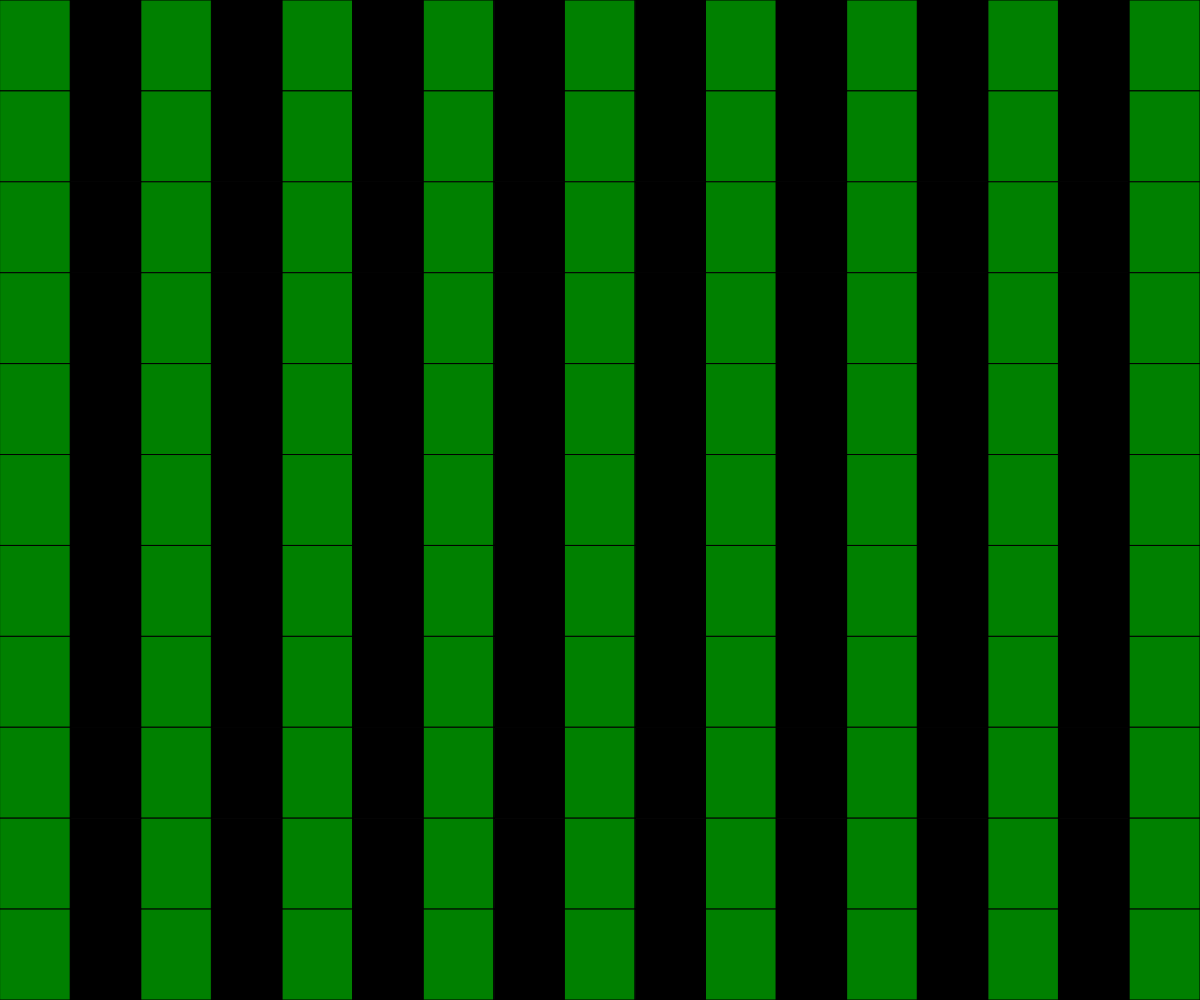
Frame 1 (no input)
Frame 60 (no input): identical to frame 1, image omitted
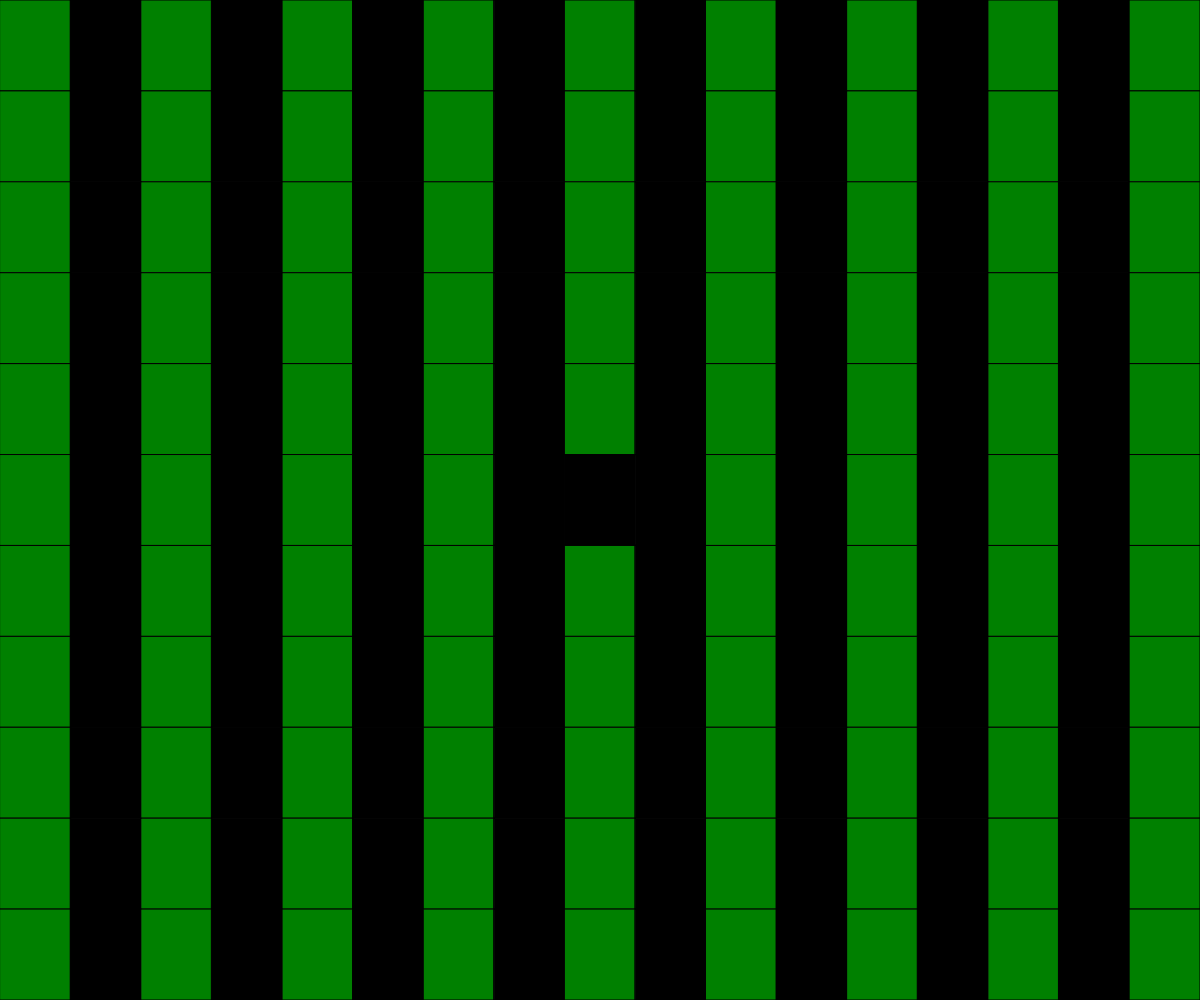
Frame 120 (the mouse pressed at the canvas centre since frame 60)

The p5.js sketch that drew these frames (run headless with seeded random() and noise() and a simulated clock; from frame 60 on, the mouse is pressed at the canvas centre):

// p5.js sketch
// ── sketch.js
// Basic grid demo
// Will

let grid = [[1, 0, 1, 0, 1, 0, 1, 0, 1, 0, 1, 0, 1, 0, 1, 0, 1], [1, 0, 1, 0, 1, 0, 1, 0, 1, 0, 1, 0, 1, 0, 1, 0, 1], [1, 0, 1, 0, 1, 0, 1, 0, 1, 0, 1, 0, 1, 0, 1, 0, 1], [1, 0, 1, 0, 1, 0, 1, 0, 1, 0, 1, 0, 1, 0, 1, 0, 1], [1, 0, 1, 0, 1, 0, 1, 0, 1, 0, 1, 0, 1, 0, 1, 0, 1], [1, 0, 1, 0, 1, 0, 1, 0, 1, 0, 1, 0, 1, 0, 1, 0, 1], [1, 0, 1, 0, 1, 0, 1, 0, 1, 0, 1, 0, 1, 0, 1, 0, 1], [1, 0, 1, 0, 1, 0, 1, 0, 1, 0, 1, 0, 1, 0, 1, 0, 1], [1, 0, 1, 0, 1, 0, 1, 0, 1, 0, 1, 0, 1, 0, 1, 0, 1], [1, 0, 1, 0, 1, 0, 1, 0, 1, 0, 1, 0, 1, 0, 1, 0, 1], [1, 0, 1, 0, 1, 0, 1, 0, 1, 0, 1, 0, 1, 0, 1, 0, 1]];

let cellWidth, cellHeight;

function setup() {
  createCanvas(windowWidth, windowHeight);
  cellWidth = width / grid[0].length;
  cellHeight = height / grid.length;
}

function draw() {
  background(220);
  displayGrid(grid);
}

function displayGrid(grid) {
  let cellWidth = width / grid[0].length;
  let cellHeight = height / grid.length;
  for (let y=0; y<grid.length; y++) {
    for (let x=0; x<grid[y].length; x++) {
      if (grid[y][x] === 0) {
        fill("black");
      }
      else if (grid[y][x] === 1) {
        fill("green");
      }
      rect(x*cellWidth, y*cellHeight, cellWidth, cellHeight);
    }
  }
}

function mousePressed(){
  let posX = Math.floor(mouseX / cellWidth);
  let posY = Math.floor(mouseY / cellHeight);

  if (grid[posY][posX] === 0){
    grid[posY][posX] = 1;
  }
  else if (grid[posY][posX] === 1){
    grid[posY][posX] = 0;
  }
}
